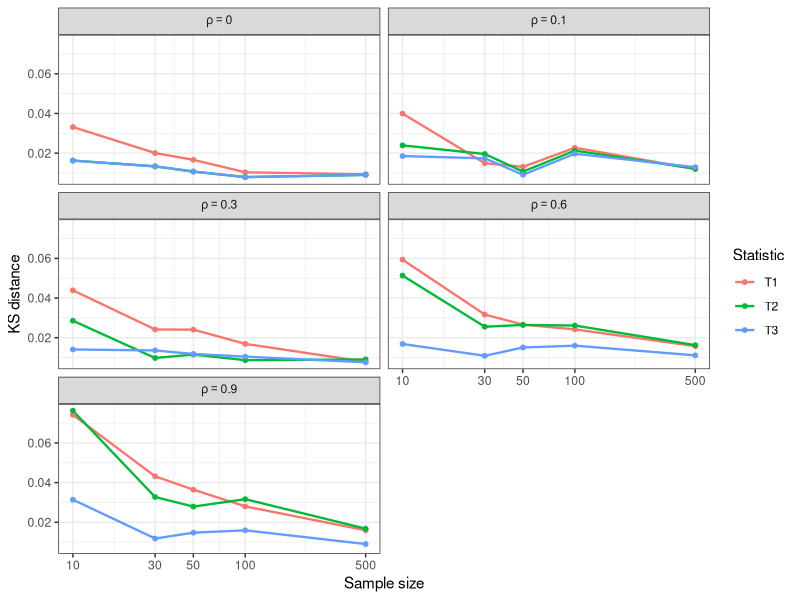

The R source for this figure:


# ========================================================================================
# Normal approximation by three methods
# ========================================================================================


library(tidyverse)
library(MASS)

set.seed(901)

R = 5000                              # replication number

n_values = c(10, 30, 50, 100, 500)    # grid of n values
# 0 is included below to observe the size of the test

rho_values = c(0, 0.1, 0.3, 0.6, 0.9) # grid of rho values

KS_results = data.frame()



for (n in n_values) {
  for (rho in rho_values) {
    T_values = matrix(NA_real_, nrow = R, ncol = 3)
    for (k in 1:R) {
      Z = mvrnorm(n, mu = c(0, 0),Sigma = matrix(c(1,rho,rho,1),2,2)) # data generate
      r = cor(Z[,1], Z[,2]) # correlation
      g = atanh(r)     # 0.5*atan((1+r)/(1-r))
      g0 = atanh(rho)  # 0.5*atan((1+rho)/(1-rho))
      # Calculating three quantities
      T1 = sqrt(n)*(r-rho)/(1-rho^2)       
      T2 = sqrt(n-3)*(g-g0)
      T3 = sqrt(n-3)*(g-g0-rho/(2*(n-1)))
      T_values[k,] = c(T1, T2, T3)
    }
    
    D = apply(T_values, 2, function(x) {
      ks.test(x, "pnorm")$statistic
    }) # finding KS statistic for each quantity
    
    KS_results = rbind(KS_results, 
                       data.frame(n = n,rho = rho,Statistic = paste0("T", 1:3),
                                  KS_Distance = as.numeric(D)))
  }
}
print(KS_results)



ggplot(KS_results, aes(x = n, y = KS_Distance, 
                       colour = Statistic, group = Statistic)) +
  geom_line(linewidth = 0.8) + geom_point(size = 1.3) +
  scale_x_log10(breaks = n_values) +
  facet_wrap(~ rho, ncol = 2,
             labeller = label_bquote(rho == .(rho))) +
  labs(x = "Sample size", y = "KS distance", colour = "Statistic") + theme_bw()
